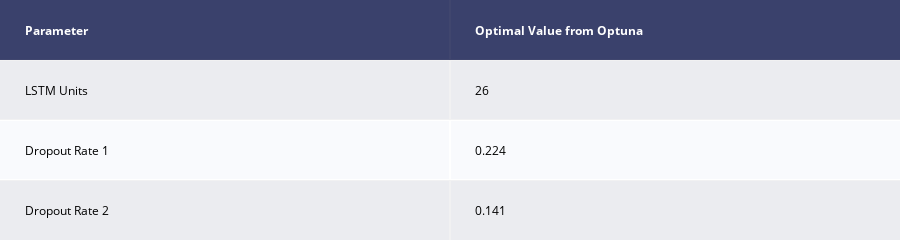

Here is the notebook cell this chart was saved with:
### Code cell
import optuna
from tensorflow.keras.models import Sequential
from tensorflow.keras.layers import LSTM, Dense, Dropout
from tensorflow.keras.callbacks import EarlyStopping
from sklearn.metrics import mean_squared_error
import math

# Suppress TensorFlow log messages
import tensorflow as tf
tf.get_logger().setLevel('ERROR')


# Define the LSTM model
def create_lstm_model(trial, input_shape):
    model = Sequential()

    # Add the first LSTM layer and Dropout regularization
    model.add(LSTM(units = trial.suggest_int('lstm_units', 16, 256, log=True), 
                   input_shape = input_shape, 
                   return_sequences = True))
    model.add(Dropout(rate = trial.suggest_float('dropout_1', 0.0, 0.5)))

    # Add the second LSTM layer and Dropout regularization
    model.add(LSTM(units = trial.suggest_int('lstm_units', 16, 256, log=True), 
                   return_sequences = False))
    model.add(Dropout(rate = trial.suggest_float('dropout_2', 0.0, 0.5)))

    # Add the output layer
    model.add(Dense(units = 1))

    return model


# Define the objective function to minimize (RMSE)
def objective_lstm(trial):
    # Get data for the LSTM model
    xtrain = df_train.drop(["DateTime", "Junction", "Vehicles"]).to_numpy()
    xvalid = df_valid.drop(["DateTime", "Junction", "Vehicles"]).to_numpy()

    ytrain = df_train.get_column("Vehicles").to_numpy()
    yvalid = df_valid.get_column("Vehicles").to_numpy()

    input_shape = (xtrain.shape[1], 1)

    # Create the LSTM model with the suggested hyperparameters
    lstm_model = create_lstm_model(trial, input_shape)
    lstm_model.compile(loss = 'mean_squared_error', optimizer = 'adam')

    # Set up early stopping to avoid overfitting
    es = EarlyStopping(monitor = 'val_loss', mode = 'min', verbose = 0, patience = 10)

    # Train the LSTM model
    lstm_history = lstm_model.fit(xtrain.reshape(-1, xtrain.shape[1], 1), 
                                   ytrain, 
                                   epochs = 100, 
                                   batch_size = 32,
                                   validation_data = (xvalid.reshape(-1, xvalid.shape[1], 1), yvalid),
                                   callbacks = [es],
                                   verbose = 0)

    lstm_preds_valid = lstm_model.predict(xvalid.reshape(-1, xvalid.shape[1], 1))

    # Return the RMSE
    return math.sqrt(mean_squared_error(yvalid, lstm_preds_valid))


# Set up and run the Optuna study
study_lstm = optuna.create_study(direction = 'minimize')
study_lstm.optimize(objective_lstm, n_trials = 10)

# Create a table showing the best parameters
lstm_table = [["Parameter", "Optimal Value from Optuna"],
            ["LSTM Units", study_lstm.best_params['lstm_units']],
            ['Dropout Rate 1', round(study_lstm.best_params['dropout_1'], 3)],
            ['Dropout Rate 2', round(study_lstm.best_params['dropout_2'], 3)]]

ff.create_table(lstm_table)

### Figure 1 — Plotly figure (JSON) as saved in the notebook; plotly's stock layout.template omitted (floating-point values rounded to 4 significant figures)
{"data": [{"colorscale": [[0, "#00083e"], [0.5, "#ededee"], [1, "#ffffff"]], "hoverinfo": "none", "opacity": 0.75, "showscale": false, "type": "heatmap", "z": [[0, 0], [0.5, 0.5], [1, 1], [0.5, 0.5]]}], "layout": {"annotations": [{"align": "left", "font": {"color": "#ffffff"}, "showarrow": false, "text": "<b>Parameter</b>", "x": -0.45, "xanchor": "left", "xref": "x", "y": 0, "yref": "y"}, {"align": "left", "font": {"color": "#ffffff"}, "showarrow": false, "text": "<b>Optimal Value from Optuna</b>", "x": 0.55, "xanchor": "left", "xref": "x", "y": 0, "yref": "y"}, {"align": "left", "font": {"color": "#000000"}, "showarrow": false, "text": "LSTM Units", "x": -0.45, "xanchor": "left", "xref": "x", "y": 1, "yref": "y"}, {"align": "left", "font": {"color": "#000000"}, "showarrow": false, "text": "26", "x": 0.55, "xanchor": "left", "xref": "x", "y": 1, "yref": "y"}, {"align": "left", "font": {"color": "#000000"}, "showarrow": false, "text": "Dropout Rate 1", "x": -0.45, "xanchor": "left", "xref": "x", "y": 2, "yref": "y"}, {"align": "left", "font": {"color": "#000000"}, "showarrow": false, "text": "0.224", "x": 0.55, "xanchor": "left", "xref": "x", "y": 2, "yref": "y"}, {"align": "left", "font": {"color": "#000000"}, "showarrow": false, "text": "Dropout Rate 2", "x": -0.45, "xanchor": "left", "xref": "x", "y": 3, "yref": "y"}, {"align": "left", "font": {"color": "#000000"}, "showarrow": false, "text": "0.141", "x": 0.55, "xanchor": "left", "xref": "x", "y": 3, "yref": "y"}], "height": 170, "margin": {"b": 0, "l": 0, "r": 0, "t": 0}, "xaxis": {"dtick": 1, "gridwidth": 2, "showticklabels": false, "tick0": -0.5, "ticks": "", "zeroline": false}, "yaxis": {"autorange": "reversed", "dtick": 1, "gridwidth": 2, "showticklabels": false, "tick0": 0.5, "ticks": "", "zeroline": false}}}
